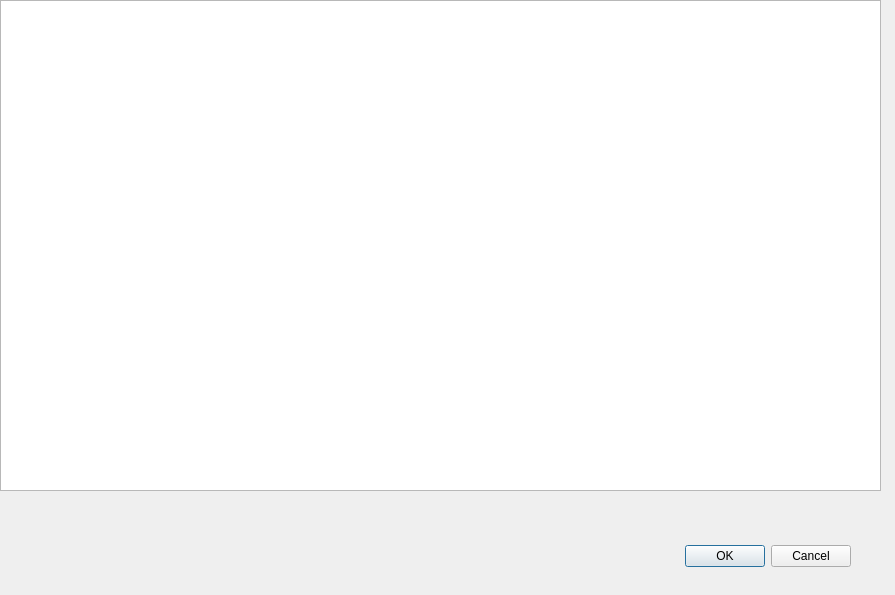
<?xml version="1.0" encoding="UTF-8"?>
<ui version="4.0">
 <class>Dialog</class>
 <widget class="QDialog" name="Dialog">
  <property name="geometry">
   <rect>
    <x>0</x>
    <y>0</y>
    <width>895</width>
    <height>595</height>
   </rect>
  </property>
  <property name="windowTitle">
   <string>Dialog</string>
  </property>
  <widget class="QDialogButtonBox" name="buttonBox">
   <property name="geometry">
    <rect>
     <x>510</x>
     <y>540</y>
     <width>341</width>
     <height>32</height>
    </rect>
   </property>
   <property name="orientation">
    <enum>Qt::Horizontal</enum>
   </property>
   <property name="standardButtons">
    <set>QDialogButtonBox::Cancel|QDialogButtonBox::Ok</set>
   </property>
  </widget>
  <widget class="QTableView" name="tableView">
   <property name="geometry">
    <rect>
     <x>0</x>
     <y>0</y>
     <width>881</width>
     <height>491</height>
    </rect>
   </property>
  </widget>
 </widget>
 <resources/>
 <connections>
  <connection>
   <sender>buttonBox</sender>
   <signal>accepted()</signal>
   <receiver>Dialog</receiver>
   <slot>accept()</slot>
   <hints>
    <hint type="sourcelabel">
     <x>248</x>
     <y>254</y>
    </hint>
    <hint type="destinationlabel">
     <x>157</x>
     <y>274</y>
    </hint>
   </hints>
  </connection>
  <connection>
   <sender>buttonBox</sender>
   <signal>rejected()</signal>
   <receiver>Dialog</receiver>
   <slot>reject()</slot>
   <hints>
    <hint type="sourcelabel">
     <x>316</x>
     <y>260</y>
    </hint>
    <hint type="destinationlabel">
     <x>286</x>
     <y>274</y>
    </hint>
   </hints>
  </connection>
 </connections>
</ui>
